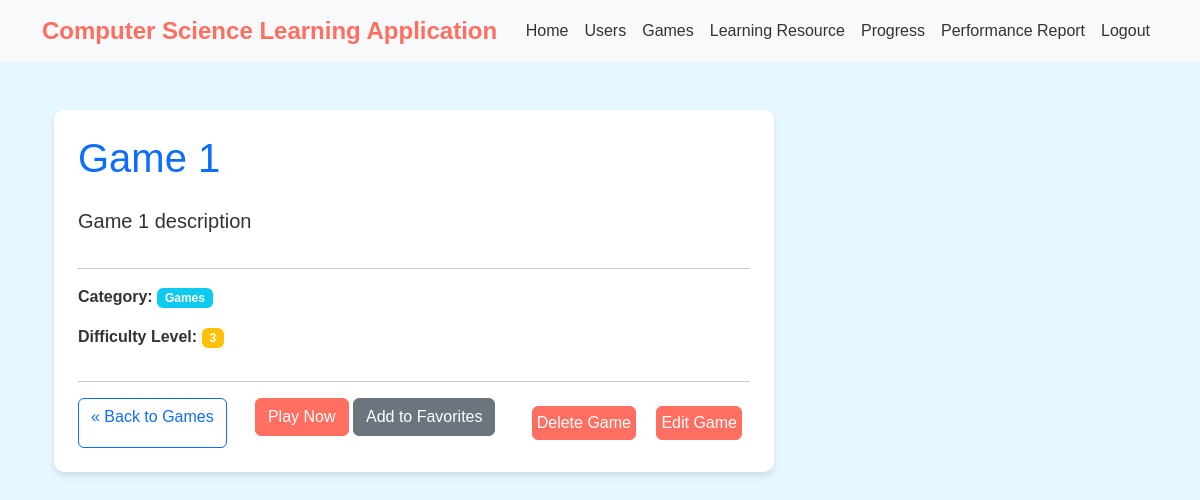
Screenshot of /games/1/ (signed in) with the database file from the repository.
### computer_science_learning_app/models.py (models this page shows, shortened)
class Game(models.Model):
    GameID = models.AutoField(primary_key=True)
    Title = models.CharField(max_length=100)
    Description = models.TextField()
    Category = models.CharField(max_length=50)
    Difficulty_Level = models.CharField(max_length=20)

### computer_science_learning_app/views.py (the view)
# urls.py: path('games/<int:pk>/', GameDetailView.as_view(), name='game_detail'),
class GameDetailView(LoginRequiredMixin,DetailView):
    model = Game
    template_name = "game_detail.html"
    context_object_name = "game"
    model = Game

### computer_science_learning_app/templates/game_detail.html (shortened to what this page needs)
{% extends "base_template.html" %}
{% block content %}
<div class="container mt-5">
    <div class="row">
        <div class="col-md-8">
            <div class="card p-4">
                <h1 class="mb-4 text-primary">{{ game.Title }}</h1>
                <p class="lead">{{ game.Description }}</p>
                <hr>
                <p><strong>Category:</strong> <span class="badge bg-info">{{ game.Category }}</span></p>
                <p><strong>Difficulty Level:</strong> <span class="badge bg-warning">{{ game.Difficulty_Level }}</span>
                </p>
                <hr>
                <div class="d-flex justify-content-between">
                    <a href="{% url 'game_list' %}" class="btn btn-outline-primary">&laquo; Back to Games</a>
                    <div>
                        <a href="#" class="btn btn-primary">Play Now</a>
                        <a href="#" class="btn btn-secondary">Add to Favorites</a>
                    </div>
                    <div>
                        <a href="{% url 'game_delete' pk=game.GameID %}" class="p-1 m-2 btn btn-primary">Delete Game</a>
                        <a href="{% url 'game_update' pk=game.GameID %}" class="p-1 m-2 btn btn-primary">Edit Game</a>
                    </div>
                </div>
            </div>
        </div>
    </div>
</div>
{% endblock %}

### computer_science_learning_app/templates/base_template.html (style rules this page uses)
body { background-color: #e6f7ff; color: #333; font-family: Arial, sans-serif; }
.card { transition: all 0.3s ease-in-out; background-color: #fff; border: none; border-radius: 10px; box-shadow: 0 4px 6px rgba(0, 0, 0, 0.1); }
.btn-primary { background-color: #ff6f61; border-color: #ff6f61; }
body, .navbar, .nav-link, .card { color: #333; }

### rows the page displays
Game: Title "Game 1", Description "Game 1 description", Category "Games", Difficulty_Level "3"
